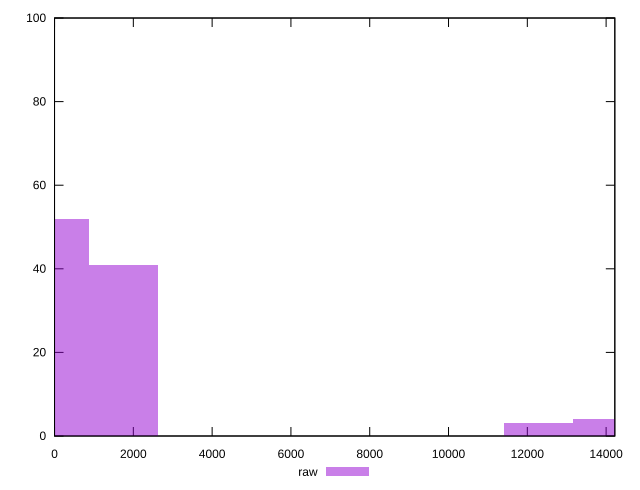

The script that saved this image:
reset

$raw <<EOF
1756.0414505720287 41
0 52
14048.33160457623 4
12292.2901540042 3
EOF

set key outside below
set boxwidth 1756.0414505720287
set xrange [0:14221]
set yrange [0:100]
set trange [0:100]
set style fill transparent solid 0.5 noborder
set terminal svg size 640, 490 enhanced background rgb 'white'
set output "reprap/uses-rel-preload/samples/pages+cached+noexternal+nomedia/raw/histogram.svg"

plot $raw title "raw" with boxes

reset
